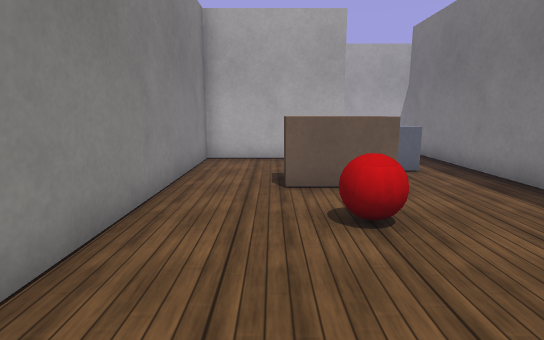
[1] (above)

16 first-person views from a walk through a Webots world. The camera is 0.81 m above the floor, tilts 10° down and sees 80° across. The floor is counted in squares, 0.5 m on a side. Each view is taken from the middle of a square. On the plan, view 1 faces up. The plan holds only what a view shows up to about 16 squares ahead; the rest is blank. The robots in the file are not drawn. Simple shapes and patterns stand in for the simulator's stock objects.

[2]
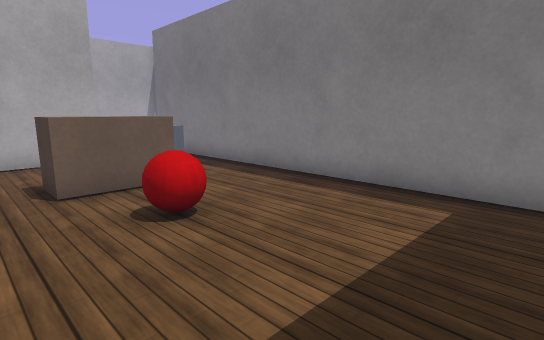

[3]
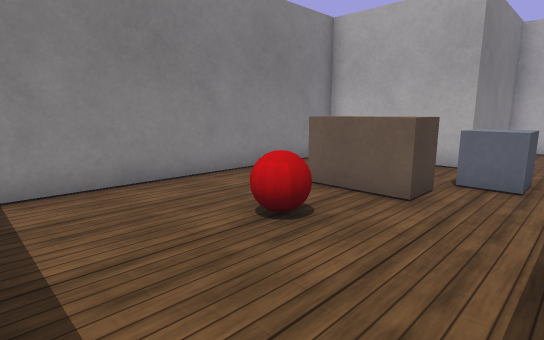

[4]
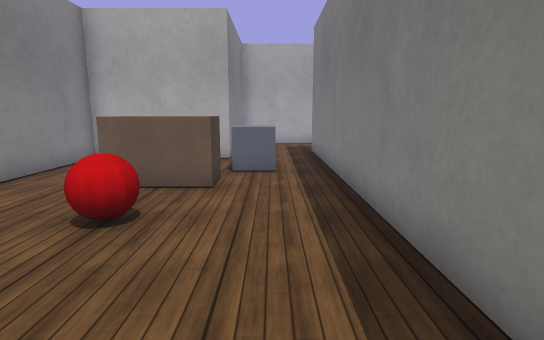

[5]
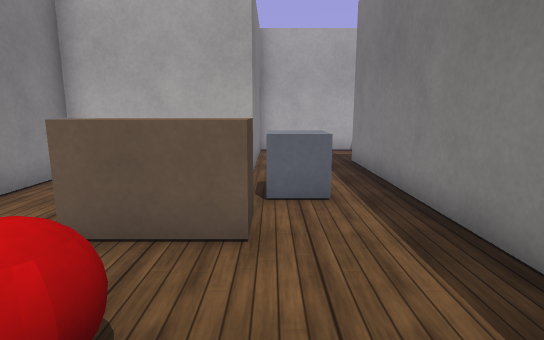

[6]
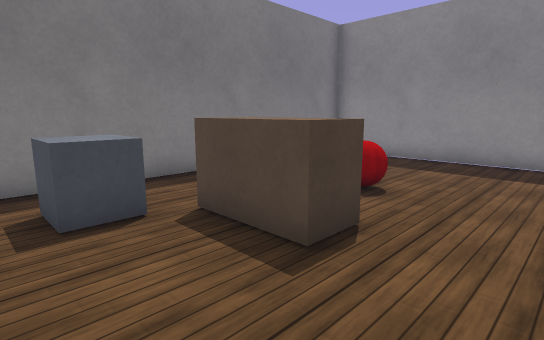

[7]
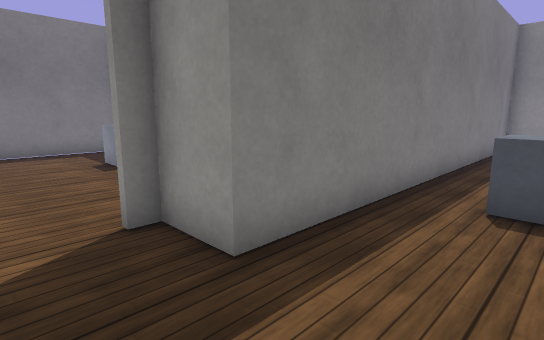

[8]
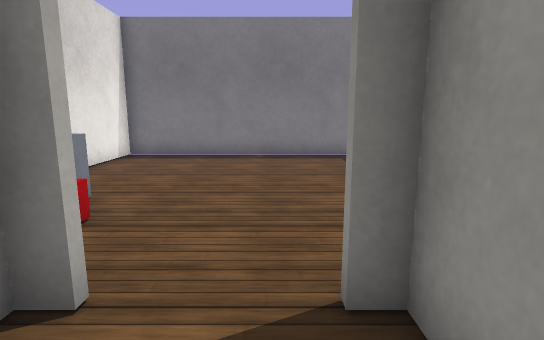

[9]
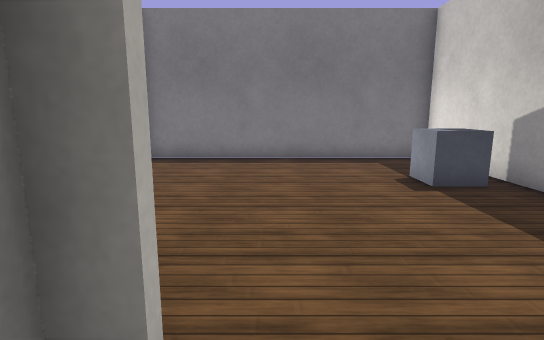

[10]
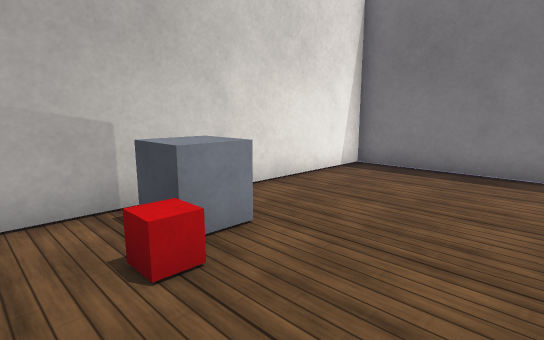

[11]
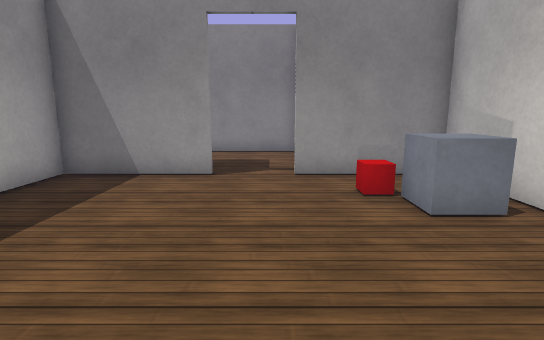

[12]
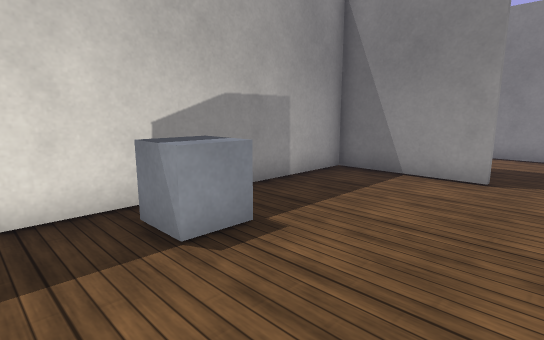

[13]
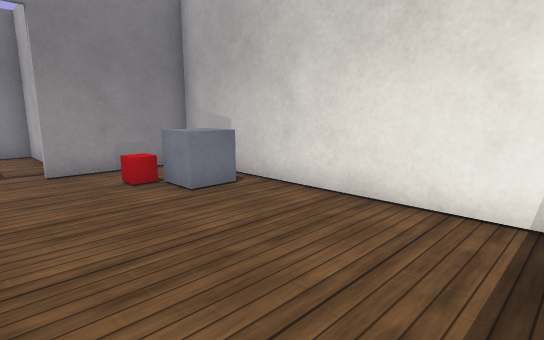

[14]
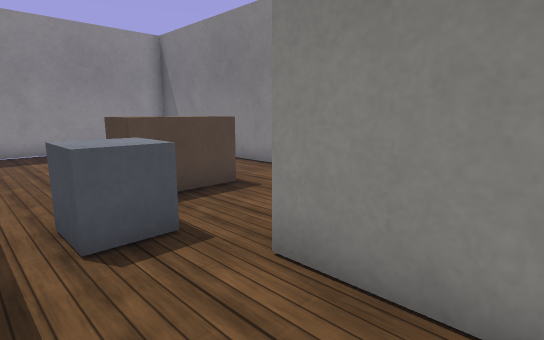

[15]
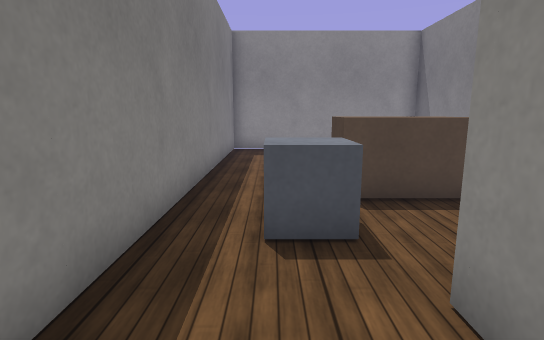

[16]
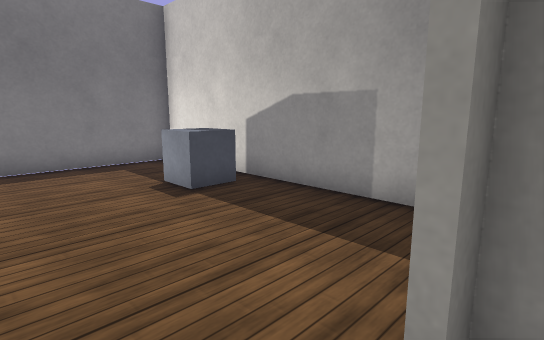

### Floor plan
Ten units are one square. View 1 is at (0, 0); x grows to the right and y downward. Boxes are objects, and circles mark ways between rooms. Rooms are numbered by the first view taken in them; rooms with no view inside come last. Other rooms are left out.
<svg viewBox="-28 -210 208 220">
<path fill="none" stroke="#000" d="M74 -171 25 -171 25 -115 -23 -115 -23 5 57 5 57 -139 74 -139M76 -145 76 -105 175 -105 175 -205 76 -205 76 -165"/>
<rect x="5" y="-55" width="20" height="20" fill="#bbb"><title>red ball</title></rect>
<rect x="5" y="-85" width="20" height="20" fill="#bbb"><title>brown box</title></rect>
<rect x="25" y="-105" width="20" height="20" fill="#bbb"><title>grey box</title></rect>
<rect x="85" y="-185" width="20" height="10" fill="#bbb"><title>red box</title></rect>
<rect x="95" y="-195" width="20" height="10" fill="#bbb"><title>grey box</title></rect>
<rect x="125" y="-125" width="20" height="10" fill="#bbb"><title>grey box</title></rect>
<circle cx="65" cy="-155" r="3" fill="#2a7"/>
<text x="20" y="-70">1</text>
<text x="120" y="-160">2</text>
</svg>
Room 1 opens to room 2.

Where each view was taken, in squares from view 1:
view 1: 0 up, 0 right, facing up
view 2: 0 up, 1 left, facing up-right
view 3: 1 up, 5 right, facing up-left
view 4: 0 up, 4 right, facing up
view 5: 3 up, 3 right, facing up
view 6: 11 up, 2 left, facing down-right
view 7: 16 up, 3 right, facing down-right
view 8: 15 up, 5 right, facing right
view 9: 16 up, 6 right, facing right
view 10: 15 up, 8 right, facing up-right
view 11: 16 up, 16 right, facing left
view 12: 16 up, 16 right, facing down-left
view 13: 15 up, 17 right, facing up-left
view 14: 14 up, 5 right, facing down-left
view 15: 14 up, 4 right, facing down
view 16: 16 up, 7 right, facing down-right
